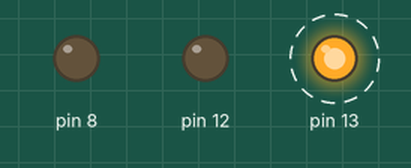
The sketch below on a simulated Arduino Uno, built with avr-gcc and run on an emulated ATmega328P. On the bench: output pins drawn as LEDs (lit = HIGH). Dashed ring = blinking.

Above: at 0.5 s.
Timing chart, 0 to 4.6 s (numbered marks = the images above):
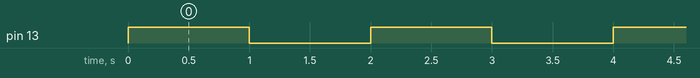

Measured:
- by itself, pin 13: alternates HIGH for 1.0 s and LOW for 1.0 s

The sketch:

BlinkInC.ino
```cpp
/**
 * BlinkInC.ino  Turns an LED on for one second, then off for one times, repeatedly.
 *
 *  -Muestra como hacer uso de la estructura int main(void), while(1), en lugar de la estructura
 *          void setup(), void loop(). de Arduino.
 *  -Muestra como declarar bibliotecas nativas de la arquitectur AVR.
 *
 * Test.c
 * fuente:
 *        Created: 15-09-2018 07:24:45 PM
 *        Author : Arnab Kumar Das
 *        Website : www.ArnabKumarDas.com
 *   while (1) Vs. for (;;) Is there a speed difference?
 *   https://stackoverflow.com/questions/885908/while-1-vs-for-is-there-a-speed-difference
 */

#define F_CPU 16000000UL // Defining the CPU Frequency for Delay Calculation in delay.h
// Arduino UNO used a 16Mhz Crystal as Clock Source
#include <avr/io.h> // Contains all the I/O Register Macros
//#include <avr/util.h> // Generates a Blocking Delay
#include <util/delay.h>


//void setup() {
//
//}
//void loop() {
//}

 int main(void)
 {
     DDRB |= 1<<5; // Configuring PB5 as Output
	 DDRB = DDRB | 0X11;
     //while (1)
     for(;;)
     {
		 //PORTB = PORTB | 0X10;
         PORTB |= 1<<PORTB5;    // Writing HIGH to PB5
         _delay_ms(1000);       // Delay of 1 Second
         PORTB &= ~(1<<5);      // Writing LOW to PB5
         _delay_ms(1000);       // Delay of 1 Second
     }
}
//
```
